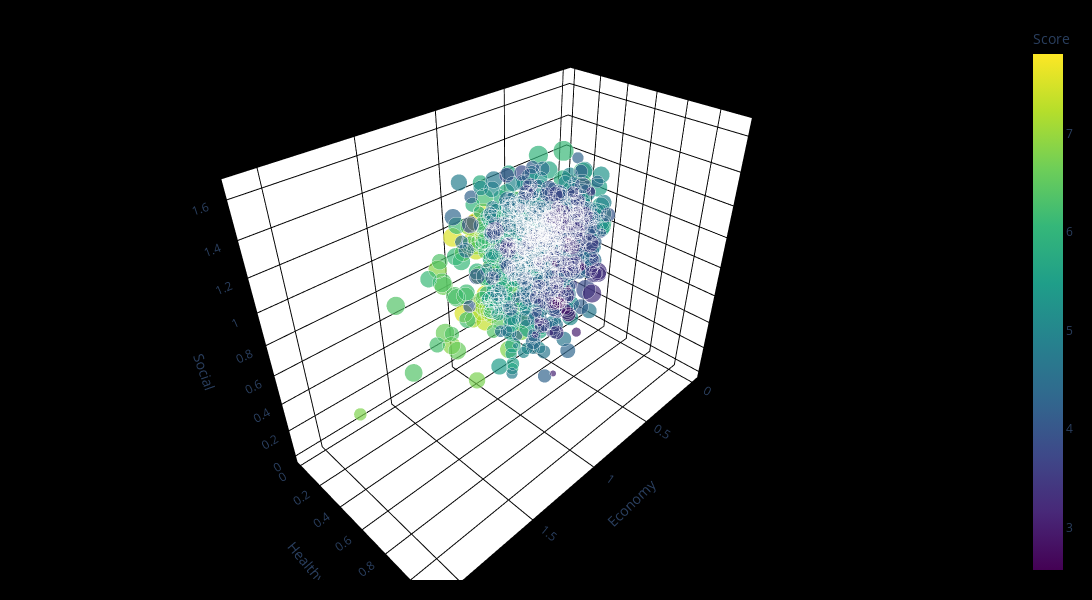

Notebook cell for this chart:
### Code cell
import plotly.express as px
import plotly
fig = px.scatter_3d(DF, x='Economy', y='Healthy', z='Social',
                    color='Score', size='Freedom', hover_name='Country', color_continuous_scale=px.colors.sequential.Viridis, #color_continuous_scale=px.colors.sequential.Viridis #RdBu #PuBuGn_r #Blues #YlGn_r
                    width=1100, height=600)
scene = dict(
                    xaxis = dict(
                         backgroundcolor="White",  #backgroundcolor="rgb(200, 200, 230)"
                         gridcolor="black",
                         showbackground=True,
                         zerolinecolor="black",),
                    yaxis = dict(
                        backgroundcolor="White", #"rgb(230, 200,230)"
                        gridcolor="black",
                        showbackground=True,
                        zerolinecolor="black"),
                    zaxis = dict(
                        backgroundcolor="White",#rgb(230, 230,200)
                        gridcolor="black",
                        showbackground=True,
                        zerolinecolor="black"))
fig.update_layout(margin=dict(l=20, r=20, t=20, b=20), scene=scene,paper_bgcolor="black")
plotly.offline.plot(fig, filename = 'exploration.html', auto_open=False)
with open('plotly_graph.html', 'w') as f:
    f.write(fig.to_html(include_plotlyjs='cdn'))
fig.show()

### Figure 1 — Plotly figure (JSON) as saved in the notebook; plotly's stock layout.template omitted (floating-point values rounded to 4 significant figures; data arrays with more than 128 entries replaced by an {"elided": "..."} marker saying what was removed)
{"data": [{"hovertemplate": "<b>%{hovertext}</b><br><br>Economy=%{x}<br>Healthy=%{y}<br>Social=%{z}<br>Freedom=%{marker.size}<br>Score=%{marker.color}<extra></extra>", "hovertext": {"elided": "935 str values"}, "legendgroup": "", "marker": {"color": {"elided": "935 float values"}, "coloraxis": "coloraxis", "size": {"elided": "935 float values"}, "sizemode": "area", "sizeref": 0.00181, "symbol": "circle"}, "mode": "markers", "name": "", "scene": "scene", "showlegend": false, "type": "scatter3d", "x": {"elided": "935 float values"}, "y": {"elided": "935 float values"}, "z": {"elided": "935 float values"}}], "layout": {"coloraxis": {"colorbar": {"title": {"text": "Score"}}, "colorscale": [[0, "#440154"], [0.1111, "#482878"], [0.2222, "#3e4989"], [0.3333, "#31688e"], [0.4444, "#26828e"], [0.5556, "#1f9e89"], [0.6667, "#35b779"], [0.7778, "#6ece58"], [0.8889, "#b5de2b"], [1, "#fde725"]]}, "height": 600, "legend": {"itemsizing": "constant", "tracegroupgap": 0}, "margin": {"b": 20, "l": 20, "r": 20, "t": 20}, "paper_bgcolor": "black", "scene": {"domain": {"x": [0, 1], "y": [0, 1]}, "xaxis": {"backgroundcolor": "White", "gridcolor": "black", "showbackground": true, "title": {"text": "Economy"}, "zerolinecolor": "black"}, "yaxis": {"backgroundcolor": "White", "gridcolor": "black", "showbackground": true, "title": {"text": "Healthy"}, "zerolinecolor": "black"}, "zaxis": {"backgroundcolor": "White", "gridcolor": "black", "showbackground": true, "title": {"text": "Social"}, "zerolinecolor": "black"}}, "width": 1100}}
